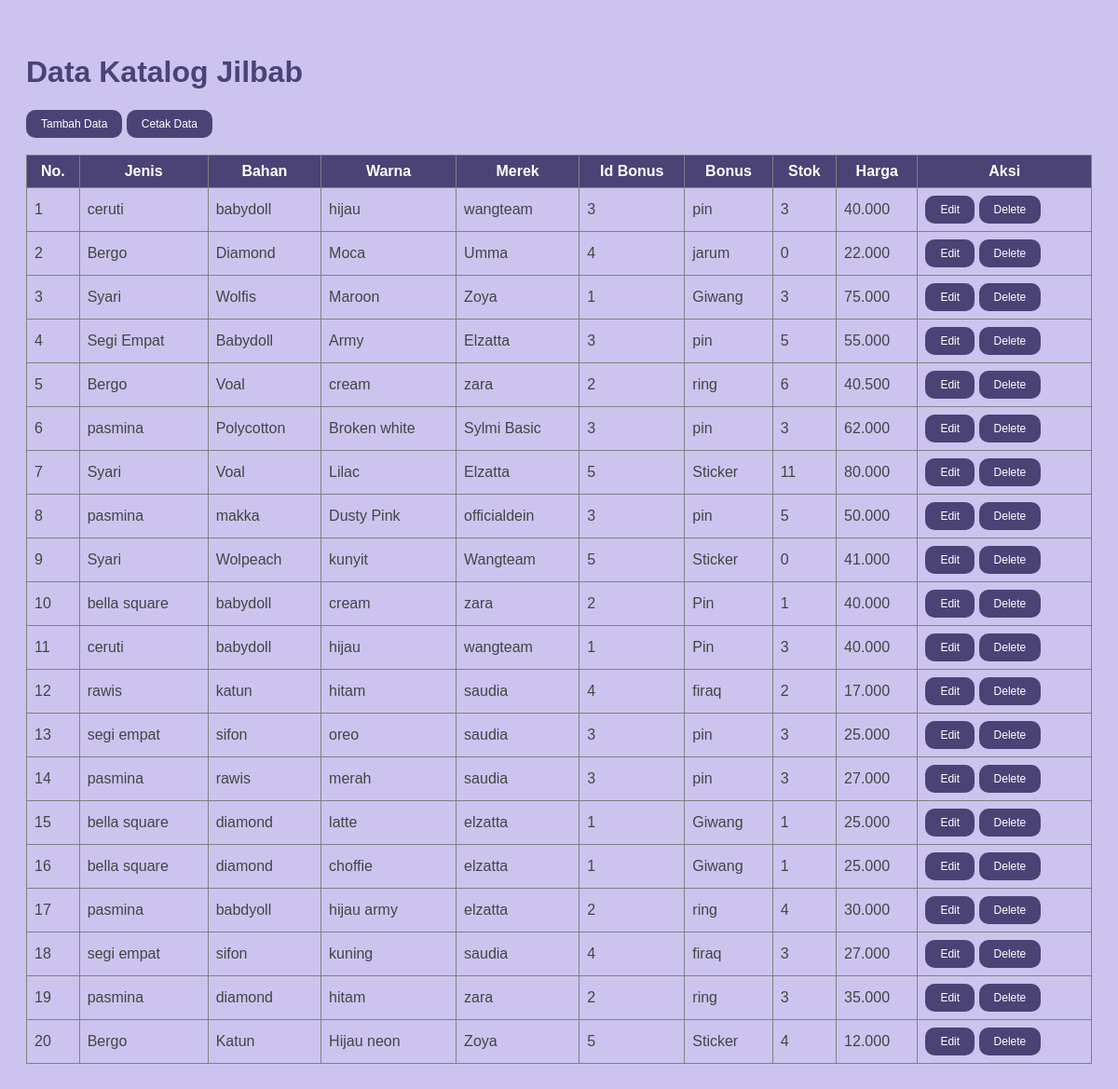
Page /katalog.php on the committed database.
### tables this page shows
CREATE TABLE `katalog` (
  `id_ktlg` int(10) NOT NULL,
  `jenis` varchar(50) NOT NULL,
  `bahan` varchar(50) NOT NULL,
  `warna` varchar(50) NOT NULL,
  `merek` varchar(50) NOT NULL,
  `id_bonus` int(10) NOT NULL,
  `bonus` varchar(50) NOT NULL,
  `stok` int(10) NOT NULL,
  `harga` int(50) NOT NULL
);

### config.php (called while the page is built)
<?php
class Connection{
public function get_connection(){
    $host = "localhost";
    $database = "jilqu";
    $username = "root";
    $password = "";
    $connect = new mysqli($host, $username, $password, $database);
    return $connect;
 }
}

### model_katalog.php (called while the page is built, shortened)
<?php
include 'config.php';
class Model extends Connection{
public function __construct()
    {
        $this->conn = $this->get_connection();
    }
    public function tampil_data()
    {
    $sql = "SELECT * FROM katalog";
    $bind = $this->conn->query($sql);
    while ($obj = $bind->fetch_object()) {
    $baris[] = $obj;
    }
    if(!empty($baris)){
        return $baris;
    }
}
}

### katalog.php (the view, shortened to what this page needs)
<html lang="en">
<?php
include 'model_katalog.php';
$model = new Model();
$index = 1;
?>
<!doctype html>
<link rel="stylesheet" type="text/css" href="asset/style.css">
<body>
<div class="halaman ">
<h1>Data Katalog Jilbab</h1>
<a class="button button1" href="index.php?page=tambah-katalog">Tambah Data</a>
<a class="button button1" href="print_katalog.php" target="_blank">Cetak Data</a>
<br><br>
<table border="1" width="100%">
<thead>
<tr>
<th>No.</th>
<th>Jenis</th>
<th>Bahan</th>
<th>Warna</th>
<th>Merek</th>
<th>Id Bonus</th>
<th>Bonus</th>
<th>Stok</th>
<th>Harga</th>
<th>Aksi</th>
</tr>
</thead>
<tbody>
<?php
$result = $model->tampil_data();
if ( !empty($result) ) {
foreach ($result as $data): ?>
<tr>
<td><?=$index++ ?></td>
<td><?=$data->jenis ?></td>
<td><?=$data->bahan ?></td>
<td><?=$data->warna ?></td>
<td><?=$data->merek ?></td>
<td><?=$data->id_bonus ?></td>
<td><?=$data->bonus ?></td>
<td><?=$data->stok ?></td>
<td><?=number_format($data->harga, 0, ",", ".")?></td>
<td>
<a class="button button1" name="edit" id="edit" href="index.php?page=edit-katalog&jenis=<?=$data->jenis ?>">Edit</a>
<a class="button button1" name="hapus" id="hapus" href="proces_katalog.php?jenis=<?=$data->jenis ?>">Delete</a></td>
</tr>
<?php endforeach;
} else{ ?>
<tr>
<td colspan="9">Belum ada data pada tabel Katalog.</td>
</tr>
<?php } ?>
</tbody>
</table>
</div>
</body>
</html>

### asset/style.css (style rules this page uses)
* { box-sizing: border-box; }
body { background-color: #ccc4ee; font-size:16px; color:#444; font-family: sans-serif; }
table { border-collapse: collapse; }
th, td { text-align: left; padding: 8px; }
th { background-color: #4b4276; color: white; text-align: center; }
.button { background-color: #4b4276; border: 1px; color: white; padding: 8px 16px; text-align: center; text-decoration: none; display: inline-block; border-radius: 10px; font-size: 12px; transition-duration: 0.4s; cursor: pointer; }
.button1 { background-color: #4b4276; color: white; }
div.halaman { padding: 30px 20px; color: #4b4276; padding-bottom: 70px; }

### rows in the picture
katalog: jenis "ceruti", bahan "babydoll", warna "hijau", merek "wangteam", id_bonus "3", bonus "pin", stok "3", harga "40.000"
katalog: jenis "Bergo", bahan "Diamond", warna "Moca", merek "Umma", id_bonus "4", bonus "jarum", stok "0", harga "22.000"
katalog: jenis "Syari", bahan "Wolfis", warna "Maroon", merek "Zoya", id_bonus "1", bonus "Giwang", stok "3", harga "75.000"
katalog: jenis "Segi Empat", bahan "Babydoll", warna "Army", merek "Elzatta", id_bonus "3", bonus "pin", stok "5", harga "55.000"
katalog: jenis "Bergo", bahan "Voal", warna "cream", merek "zara", id_bonus "2", bonus "ring", stok "6", harga "40.500"
katalog: jenis "pasmina", bahan "Polycotton", warna "Broken white", merek "Sylmi Basic", id_bonus "3", bonus "pin", stok "3", harga "62.000"
katalog: jenis "Syari", bahan "Voal", warna "Lilac", merek "Elzatta", id_bonus "5", bonus "Sticker", stok "11", harga "80.000"
katalog: jenis "pasmina", bahan "makka", warna "Dusty Pink", merek "officialdein", id_bonus "3", bonus "pin", stok "5", harga "50.000"
katalog: jenis "Syari", bahan "Wolpeach", warna "kunyit", merek "Wangteam", id_bonus "5", bonus "Sticker", stok "0", harga "41.000"
katalog: jenis "bella square", bahan "babydoll", warna "cream", merek "zara", id_bonus "2", bonus "Pin", stok "1", harga "40.000"
katalog: jenis "ceruti", bahan "babydoll", warna "hijau", merek "wangteam", id_bonus "1", bonus "Pin", stok "3", harga "40.000"
katalog: jenis "rawis", bahan "katun", warna "hitam", merek "saudia", id_bonus "4", bonus "firaq", stok "2", harga "17.000"
katalog: jenis "segi empat", bahan "sifon", warna "oreo", merek "saudia", id_bonus "3", bonus "pin", stok "3", harga "25.000"
katalog: jenis "pasmina", bahan "rawis", warna "merah", merek "saudia", id_bonus "3", bonus "pin", stok "3", harga "27.000"
katalog: jenis "bella square", bahan "diamond", warna "latte", merek "elzatta", id_bonus "1", bonus "Giwang", stok "1", harga "25.000"
katalog: jenis "bella square", bahan "diamond", warna "choffie", merek "elzatta", id_bonus "1", bonus "Giwang", stok "1", harga "25.000"
katalog: jenis "pasmina", bahan "babdyoll", warna "hijau army", merek "elzatta", id_bonus "2", bonus "ring", stok "4", harga "30.000"
katalog: jenis "segi empat", bahan "sifon", warna "kuning", merek "saudia", id_bonus "4", bonus "firaq", stok "3", harga "27.000"
katalog: jenis "pasmina", bahan "diamond", warna "hitam", merek "zara", id_bonus "2", bonus "ring", stok "3", harga "35.000"
katalog: jenis "Bergo", bahan "Katun", warna "Hijau neon", merek "Zoya", id_bonus "5", bonus "Sticker", stok "4", harga "12.000"
